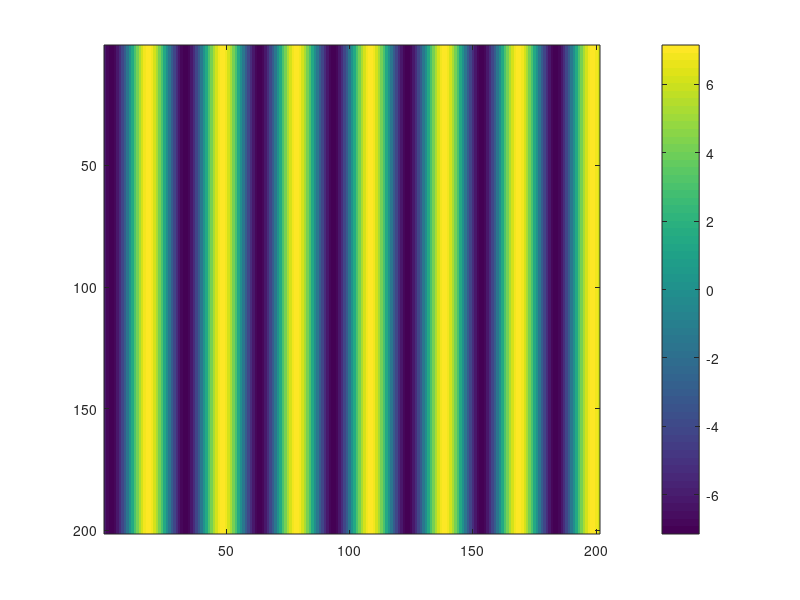
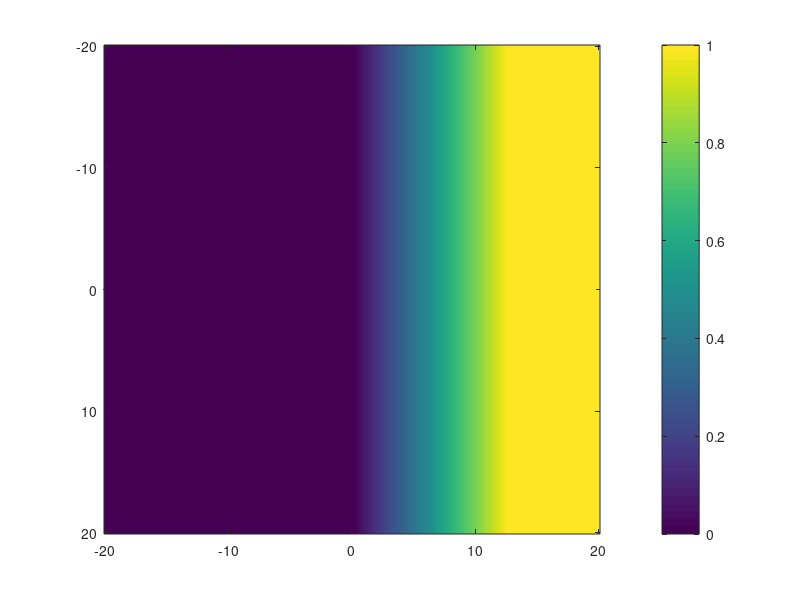
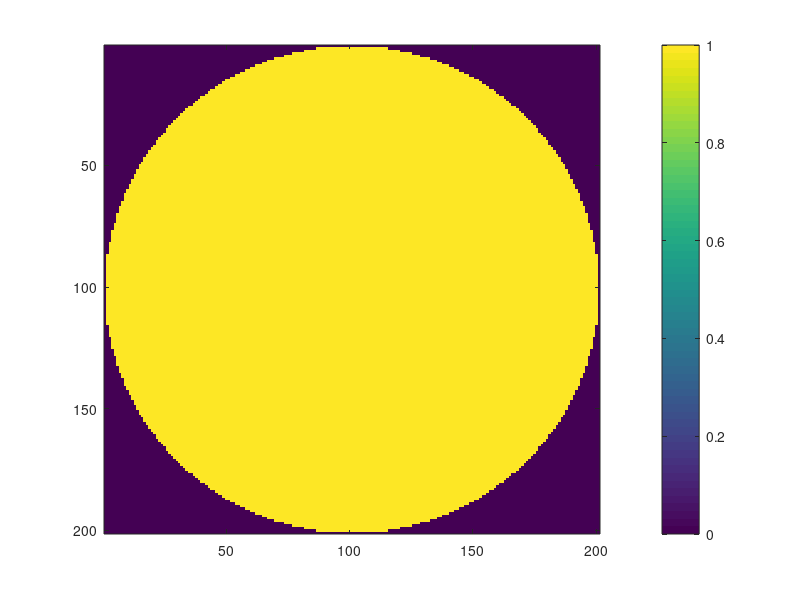
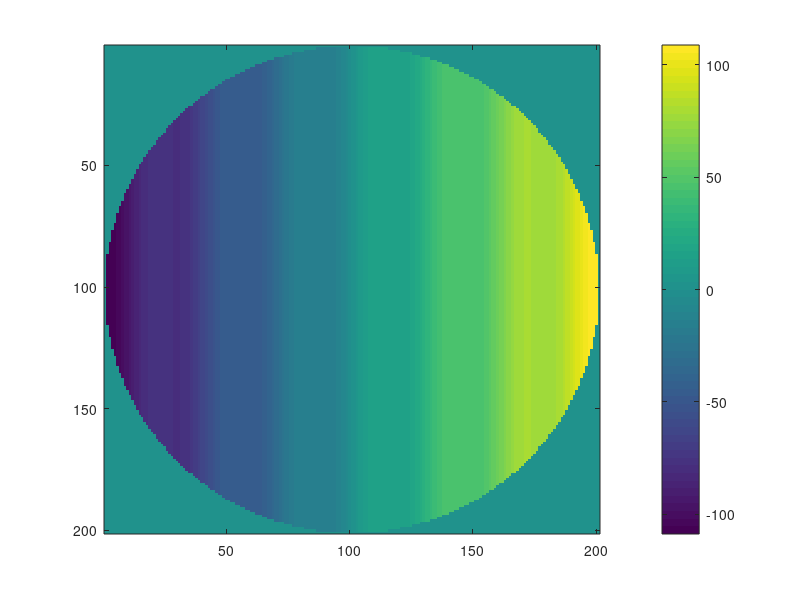

Write MATLAB code to recreate these figures, in order. (Note: this script raises an error after producing the figures.)
wl=0.7;  %wavelength of light in um
w=2*pi/6;   %spatial modulation sin(w*x)
n=1;  %refractive index of air
A=0.4;    %amplitude of modulation
rad=20; %radius of beam or sample illuminated 
if_aper=1; %if aperture-circular aperture for circular spot
per=0.2; %spatial resolution 
x_i=1.5*10^4;  %image plane distance in um

r_i=floor(rad/per);
x=per*linspace(-r_i,r_i,2*r_i+1);
y=per*linspace(-r_i,r_i,2*r_i+1);

k=2*pi/wl;
phase1=repmat(2*k*(n)*A.*sin(w.*x),[2*r_i+1,1]);
% phase1=repmat(-k.*(sqrt(x.^2+f^2)-f),[2*r_i+1,1]);

figure(1);
imagesc(phase1);
colorbar;


phi_0=0;%angle for incident plane
phi_0=phi_0*pi/180;

i0=35;%angle of incidence
i0=i0*pi/180;

phase2=k.*(x.*cos(phi_0)+y'*sin(phi_0)).*sin(i0);
% phase2=0;

figure(2)
image(x,y,phase2)
colorbar
% phase2(101,101)

phase=phase1+phase2;
aper=sqrt(x.^2+y'.^2);
aper(aper<rad)=1;
aper(aper>=rad)=0;
figure(3);
imagesc(aper);
colorbar;


if(if_aper==1)
    phase=phase.*aper;
end

figure(4);
imagesc(phase.*aper);
colorbar

E0=exp(1i.*phase);

% figure(5);
% imagesc(x,y,abs(E0).^2); colormap jet; axis xy;
% colorbar
% xlabel('x(um)');
% ylabel('y(um');
% title('object Plane');

res=500;   %no of points to calculate E field.More res means more clarity of image but more time.
cenz=x_i*cot(i0)*sec(phi_0);ceny=x_i*tan(phi_0);
y_im=linspace(-1.5*10^4+ceny,1.5*10^4+ceny,res);     %tuning y abd z image coordinates.ceny and cenz are pos of the reflected wave.
z_im=linspace(0,3.5*10^4+(cenz-1.5*10^4),res);
E_im=zeros(res,res);

for i=1:res
    for j=1:res
        r12=sqrt( (x-x_i).^2+(y'-y_im(i)).^2);
        l=sqrt(z_im(j)^2+r12.^2);
        E_im(i,j)=sum( (1/wl).*E0.*((1./(k.*l)-1i)).*z_im(j).*exp(1i.*k.*l)./l.^2,'all')*(per/2)^2;
    end
end
   
figure(6);
imagesc(y_im,z_im,abs(E_im').^2); axis xy;
colorbar
xlabel('y(um)');
ylabel('z(um');
title('image Plane');

